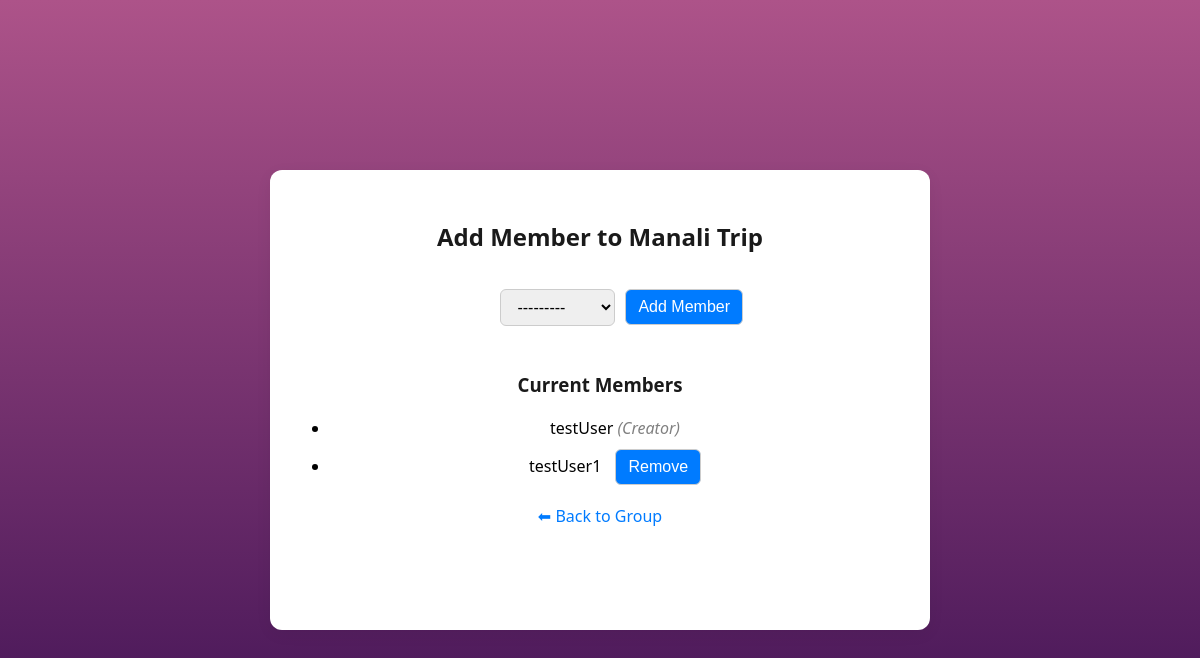
Screenshot of /groups/2/add_member/ (signed in) with the database file from the repository.
### expensesSharing/models.py (models this page shows, shortened)
class Group(models.Model):
    name = models.CharField(max_length=100)
    created_by = models.ForeignKey(User, on_delete=models.CASCADE, related_name='created_groups')
    created_at = models.DateTimeField(auto_now_add=True)

class GroupMember(models.Model):
    group = models.ForeignKey(Group, on_delete=models.CASCADE, related_name='members')
    user = models.ForeignKey(User, on_delete=models.CASCADE)

### expensesSharing/views.py (the view)
# urls.py: path('<int:group_id>/add_member/', views.add_group_member, name='add_group_member'),
@login_required
def add_group_member(request, group_id):
    group = get_object_or_404(Group, id=group_id)
    members = group.members.select_related('user').all()
    if request.method == 'POST':
        if 'remove_member_id' in request.POST:
            member_id = request.POST.get('remove_member_id')
            member = get_object_or_404(GroupMember, id=member_id, group=group)
            if member.user != group.created_by:
                member.delete()
            return redirect('add_group_member', group_id=group.id)
        else:
            form = GroupMemberForm(request.POST)
            if form.is_valid():
                member = form.save(commit=False)
                member.group = group
                if not GroupMember.objects.filter(group=group, user=member.user).exists():
                    member.save()
                return redirect('add_group_member', group_id=group.id)
    else:
        form = GroupMemberForm()
    return render(request, 'expensesSharing/add_group_member.html', {'form': form, 'group': group, 'members': members})

### expensesSharing/forms.py
class GroupMemberForm(forms.ModelForm):
    class Meta:
        model = GroupMember
        fields = ['user']

### expensesSharing/templates/expensesSharing/add_group_member.html (shortened to what this page needs)
{% extends 'base.html' %}
{% block content %}
<div class="container">
  <h2>Add Member to {{ group.name }}</h2>
  <form method="post">
    {{ form.as_p }}
    <button type="submit">Add Member</button>
  </form>
  <h3>Current Members</h3>
  <ul>
    {% for member in members %}
      <li>
        {{ member.user.username }}
        {% if member.user == group.created_by %}
          <span class="creator">(Creator)</span>
        {% else %}
          <form method="post" class="inline-form">
            <button type="submit" onclick="return confirm('Remove this member?');">Remove</button>
          </form>
        {% endif %}
      </li>
    {% endfor %}
  </ul>
  <a class="back-link" href="{% url 'group_detail' group.id %}">⬅ Back to Group</a>
</div>
{% endblock %}

### users/static/users/style.css (style rules this page uses)
body { margin: 0; padding: 0; font-family: 'Segoe UI', sans-serif; background: linear-gradient(to top, #3c1053, #ad5389); height: 100vh; display: flex; justify-content: center; align-items: center; position: relative; }
.container { backdrop-filter: blur(6px); background-color: rgba(255, 255, 255, 0.1); border-radius: 15px; padding: 30px 40px; box-shadow: 0 0 15px rgba(0,0,0,0.5); width: 350px; color: #fff; text-align: center; }

### expensesSharing/templates/expensesSharing/add_group_member.html (style rules this page uses)
body { background-color: #ffffff !important; font-family: 'Segoe UI', sans-serif; color: #333; margin: 0; padding: 0; }
.container { width: 600px; height: 400px; margin: 40px auto; padding: 30px; background: #ffffff; border-radius: 12px; box-shadow: 0 4px 16px rgba(0, 0, 0, 0.06); }
h2, h3 { margin-bottom: 20px; color: #1a1a1a; text-align: center; }
form { display: flex; align-items: center; justify-content: center; margin-bottom: 30px; gap: 10px; flex-wrap: wrap; }
form select, form button { padding: 8px 12px; font-size: 16px; border-radius: 6px; border: 1px solid #ccc; }
button { cursor: pointer; background-color: #007bff; color: white; border: none; }
ul { list-style: disc; padding-left: 30px; margin-top: 10px; margin-bottom: 20px; }
li { margin-bottom: 10px; font-size: 16px; color: black; }
.creator { color: gray; font-style: italic; }
.back-link { display: block; text-align: center; margin-top: 20px; text-decoration: none; color: #007bff; font-weight: 500; }
.inline-form { display: inline; margin-left: 10px; }

### rows the page displays
Group: name "Manali Trip"
GroupMember: user.username "testUser", shows "(Creator)"
GroupMember: user.username "testUser1"
